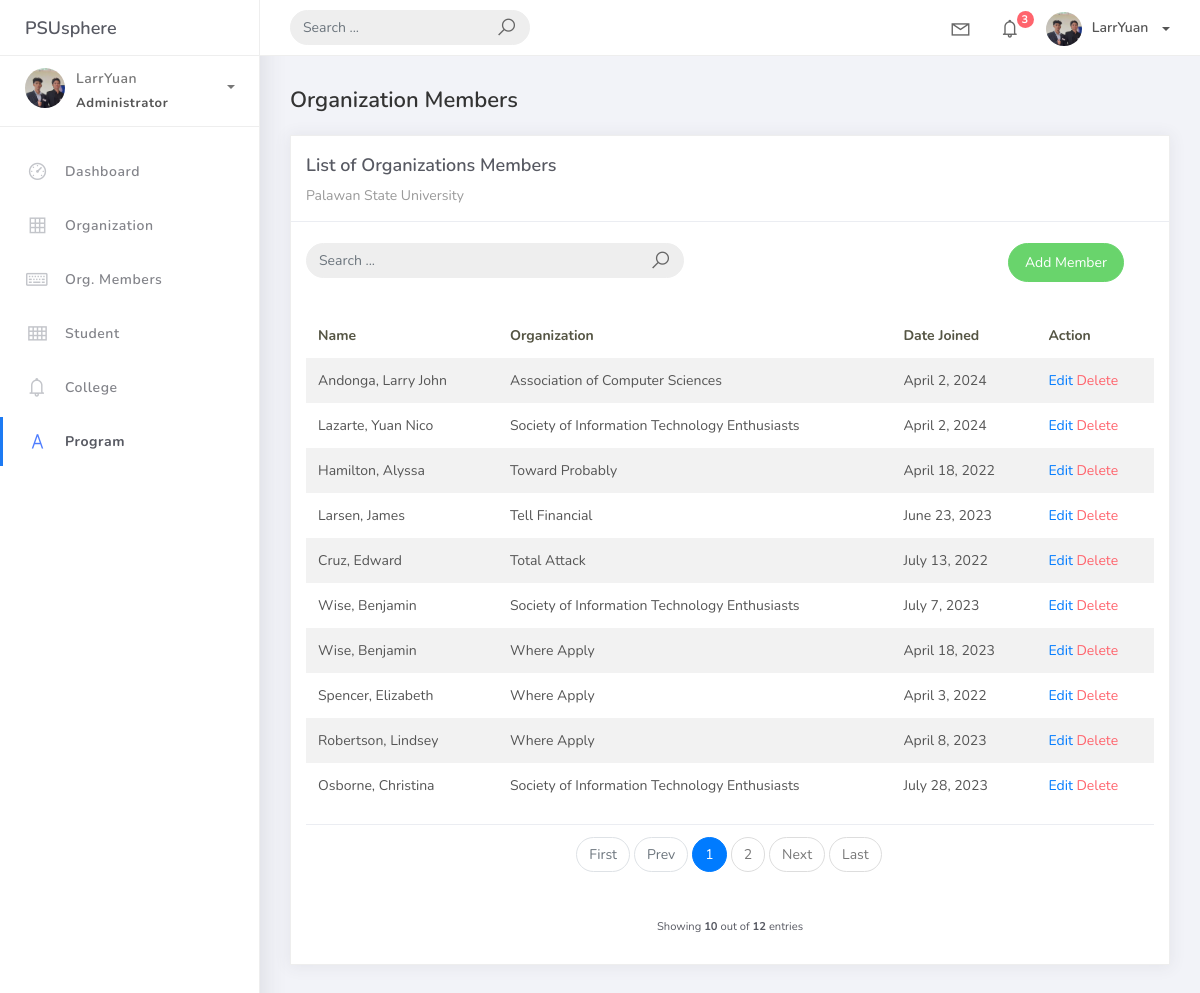
/orgmem_list, run on an earlier commit of the app's database.
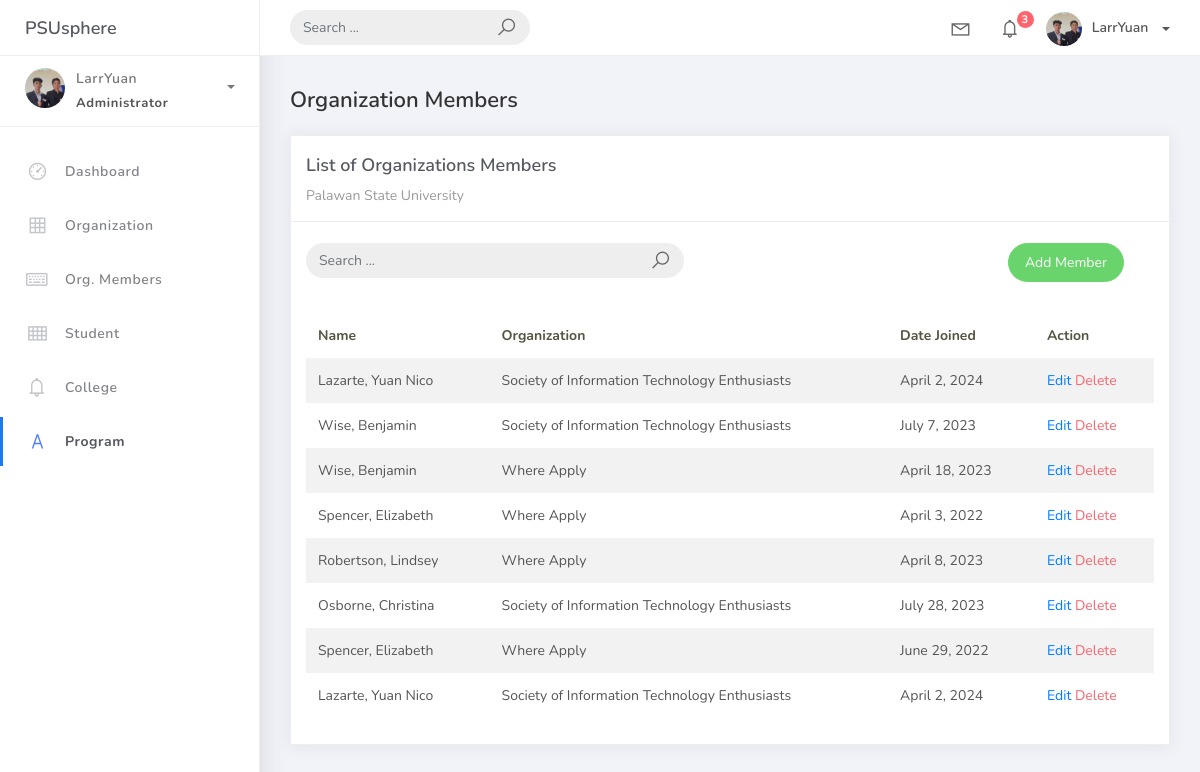
And on a later commit of the database.
### studentorg/models.py (models this page shows, shortened)
class BaseModel(models.Model):
    created_at = models.DateTimeField(auto_now_add=True, db_index=True)
    updated_at = models.DateTimeField(auto_now=True)
    class Meta:
        abstract = True

class OrgMember(BaseModel):
    student = models.ForeignKey(Student, on_delete=models.CASCADE)
    organization = models.ForeignKey(Organization, on_delete=models.CASCADE)
    date_joined = models.DateField()

class Student(BaseModel):
    student_id = models.CharField(max_length=15)
    lastname = models.CharField(max_length=25)
    firstname = models.CharField(max_length=25)
    middlename = models.CharField(max_length=25, blank=True, null=True)
    program = models.ForeignKey(Program, on_delete=models.CASCADE)
    def __str__(self):
        return f"{self.lastname}, {self.firstname}"

class Organization(BaseModel):
    name = models.CharField(max_length=250)
    college = models.ForeignKey(College, null=True, blank=True, on_delete=models.CASCADE)
    description = models.CharField(max_length=500)
    def __str__(self):
        return self.name

### studentorg/views.py (the view)
# urls.py: path('orgmem_list', OrgMemberList.as_view(), name='orgmem-list'),
class OrgMemberList(ListView):
    model = OrgMember
    context_object_name = 'orgmember'
    template_name = 'org_member/orgmem_list.html'
    paginate_by = 10
    def get_queryset(self, *args, **kwargs):
        qs = super(OrgMemberList, self).get_queryset(*args, **kwargs)
        if self.request.GET.get("q") != None:
            query = self.request.GET.get('q')
            qs = qs.filter(Q(organization__name__icontains=query))
        return qs

### templates/org_member/orgmem_list.html (shortened to what this page needs)
{% extends 'base.html' %} {% load static %} {% block content %}
<div class="content">
  <div class="container-fluid">
    <h4 class="page-title">Organization Members</h4>
    <div class="row">
      <div class="col-md-12">
        <div class="card">
          <div class="card-header">
            <div class="card-title">List of Organizations Members</div>
            <div class="card-category">Palawan State University</div>
          </div>
          <br />
          <div class="col-md-12 row">
            <div class="col-md-6">
              <form class="navbar-left navbar-form nav-search mr-md-3" action="{% url 'orgmem-list' %}">
                <div class="input-group">
                  <input type="text"placeholder="Search ..." class="form-control" name="q"/>
                  <div class="input-group-append">
                    <span class="input-group-text">
                      <i class="la la-search search-icon"></i>
                    </span>
                  </div>
                </div>
              </form>
            </div>
            <div class="col-md-6">
              <div class="pull-right">
                <a
                  href="{% url 'orgmem-add' %}"
                  class="btn btn-success btn-rounded"
                  >Add Member</a
                >
              </div>
            </div>
          </div>
          <div class="card-body">
            <table class="table table-striped mt-3">
              <thead>
                <tr>
                  <th scope="col">Name</th>
                  <th scope="col">Organization</th>
                  <th scope="col">Date Joined</th>
                  <th scope="col">Action</th>
                </tr>
              </thead>
              <tbody>
                {% for object in object_list %}
                <tr>
                  <td>{{ object.student}}</td>
                  <td>{{ object.organization }}</td>
                  <td>{{ object.date_joined }}</td>
                  <td>
                    <a href="orgmem_list/{{object.id}}">Edit</a>
                    <a href="orgmem_list/{{object.id}}/delete" class="text-danger">Delete</a>
                  </td>
                </tr>
                {% endfor %}
              </tbody>
            </table>
            {% include 'includes/pagination.html' %}
          </div>
        </div>
      </div>
    </div>
  </div>
</div>
{% endblock %}

### templates/base.html (shortened to what this page needs)
{% load static %}
<!DOCTYPE html>
<html>
<head>
	<link rel="stylesheet" href="{% static 'css/bootstrap.min.css' %}">
	<link rel="stylesheet" href="{% static 'css/ready.css' %}">
	<link rel="stylesheet" href="{% static 'css/demo.css' %}">
</head>
<body>
	<div class="wrapper">
		<div class="main-header">
			<div class="logo-header">
				<a href="index.html" class="logo">
					PSUsphere
				</a>
			</div>
			<nav class="navbar navbar-header navbar-expand-lg">
				<div class="container-fluid">
					<form class="navbar-left navbar-form nav-search mr-md-3" action="">
						<div class="input-group">
							<input type="text" placeholder="Search ..." class="form-control">
							<div class="input-group-append">
								<span class="input-group-text">
									<i class="la la-search search-icon"></i>
								</span>
							</div>
						</div>
					</form>
					<ul class="navbar-nav topbar-nav ml-md-auto align-items-center">
						<li class="nav-item dropdown hidden-caret">
							<a class="nav-link dropdown-toggle" href="#" id="navbarDropdown" role="button" data-toggle="dropdown" aria-haspopup="true" aria-expanded="false">
								<i class="la la-envelope"></i>
							</a>
						</li>
						<li class="nav-item dropdown hidden-caret">
							<a class="nav-link dropdown-toggle" href="#" id="navbarDropdown" role="button" data-toggle="dropdown" aria-haspopup="true" aria-expanded="false">
								<i class="la la-bell"></i>
								<span class="notification">3</span>
							</a>
						</li>
						<li class="nav-item dropdown">
							<a class="dropdown-toggle profile-pic" data-toggle="dropdown" href="#" aria-expanded="false">
								<img src="{% static 'img/profile.png' %}" alt="user-img" width="36" class="img-circle"><span >LarrYuan</span></span> </a>
							</li>
						</ul>
					</div>
				</nav>
			</div>
			<div class="sidebar">
				<div class="scrollbar-inner sidebar-wrapper">
					<div class="user">
						<div class="photo">
							<img src="{% static 'img/profile.png' %}">
						</div>
						<div class="info">
							<a class="" data-toggle="collapse" href="#collapseExample" aria-expanded="true">
								<span>
									LarrYuan
									<span class="user-level">Administrator</span>
									<span class="caret"></span>
								</span>
							</a>
						</div>
					</div>
					<ul class="nav">
						<li class="nav-item">
							<a href="{% url 'dashboard-chart'%}">
								<i class="la la-dashboard"></i>
								<p>Dashboard</p>
							</a>
						</li>
						<li class="nav-item">
							<a href="{% url 'organization-list' %}">
								<i class="la la-table"></i>
								<p>Organization</p>
							</a>
						</li>
						<li class="nav-item">
							<a href="{% url 'orgmem-list' %}">
								<i class="la la-keyboard-o"></i>
								<p>Org. Members</p>
							</a>
						</li>
						<li class="nav-item">
							<a href="{% url 'student-list' %}">
								<i class="la la-th"></i>
								<p>Student</p>
							</a>
						</li>
						<li class="nav-item">
							<a href="{% url 'college-list' %}">
								<i class="la la-bell"></i>
								<p>College</p>
							</a>
						</li>
						<li class="nav-item active">
							<a href="{% url 'program-list' %}">
								<i class="la la-font"></i>
								<p>Program</p>
							</a>
						</li>
					</ul>
				</div>
			</div>
			<div class="main-panel">
				{% block content %}
				{% endblock %}
			</div>
		</div>
</body></html>

### templates/includes/pagination.html (shortened to what this page needs)
{% if is_paginated %}
<div class="card-footer px-0 border-0 d-flex flex-column flex-lg-grow align-items-center justify-content-between mt-3">
    <nav aria-label="Topics_pagination" class="mb-4">
        <ul class="pagination">
            {% if page_obj.number > 1 %}
                <li class="page-item">
                    <a class="page-link" href="?page=1">First</a>
                </li>
            {% else %}
                <li class="page-item disabled">
                    <span class="page-link">First</span>
                </li>
            {% endif %}
            {% if page_obj.has_previous %}
                <li class="page-item">
                    <a class="page-link" href="?page={{ page_obj.previous_page_number }}">Prev</a>
                </li>
            {% else %}
                <li class="page-item disabled">
                    <span class="page-link">Prev</span>
                </li>
            {% endif %}
            {% for page_num in paginator.page_range %}
                {% if page_obj.number == page_num %}
                    <li class="page-item active">
                        <span class="page-link">
                            {{ page_num }}
                        </span>
                    </li>
                {% elif page_num > page_obj.number|add:'-3' and page_num < page_obj.number|add:'3' %}
                    <li class="page-item">
                        <a class="page-link" href="?page={{ page_num }}">{{ page_num }}</a>
                    </li>
                {% endif %}
            {% endfor %}
            {% if page_obj.has_next %}
                <li class="page-item">
                    <a class="page-link" href="?page={{ page_obj.next_page_number }}">Next</a>
                </li>
            {% else %}
                <li class="page-item disabled">
                    <span class="page-link">Next</span>
                </li>
            {% endif %}
            {% if page_obj.number != paginator.num_pages %}
                <li class="page-item">
                    <a class="page-link" href="?page={{ paginator.num_pages }}">Last</a>
                </li>
            {% else %}
                <li class="page-item disabled">
                    <span class="page-link">Last</span>
                </li>
            {% endif %}
        </ul>
    </nav>
    <div class="fw-normal small mt-4 mt-lg-0">Showing <b>{{ object_list.count }}</b> out of <b>{{ paginator.count }}</b> entries</div>
</div>
{% endif %}

What changed in the data, as far as the page shows it:
removed OrgMember: student "Andonga, Larry John", organization "Association of Computer Sciences", date_joined "April 2, 2024"
removed OrgMember: student "Hamilton, Alyssa", organization "Toward Probably", date_joined "April 18, 2022"
removed OrgMember: student "Larsen, James", organization "Tell Financial", date_joined "June 23, 2023"
removed OrgMember: student "Cruz, Edward", organization "Total Attack", date_joined "July 13, 2022"
now on this page (row unchanged): OrgMember: student "Spencer, Elizabeth", organization "Where Apply", date_joined "June 29, 2022"
added OrgMember: student "Lazarte, Yuan Nico", organization "Society of Information Technology Enthusiasts", date_joined "April 2, 2024"
Also different on the page:
{{ object_list.count }}: "10" → (not shown)
{{ paginator.count }}: "12" → (not shown)
text no longer shown: "First Prev Next Last Showing out of entries"
list line gone: "1"
list line gone: "2"
